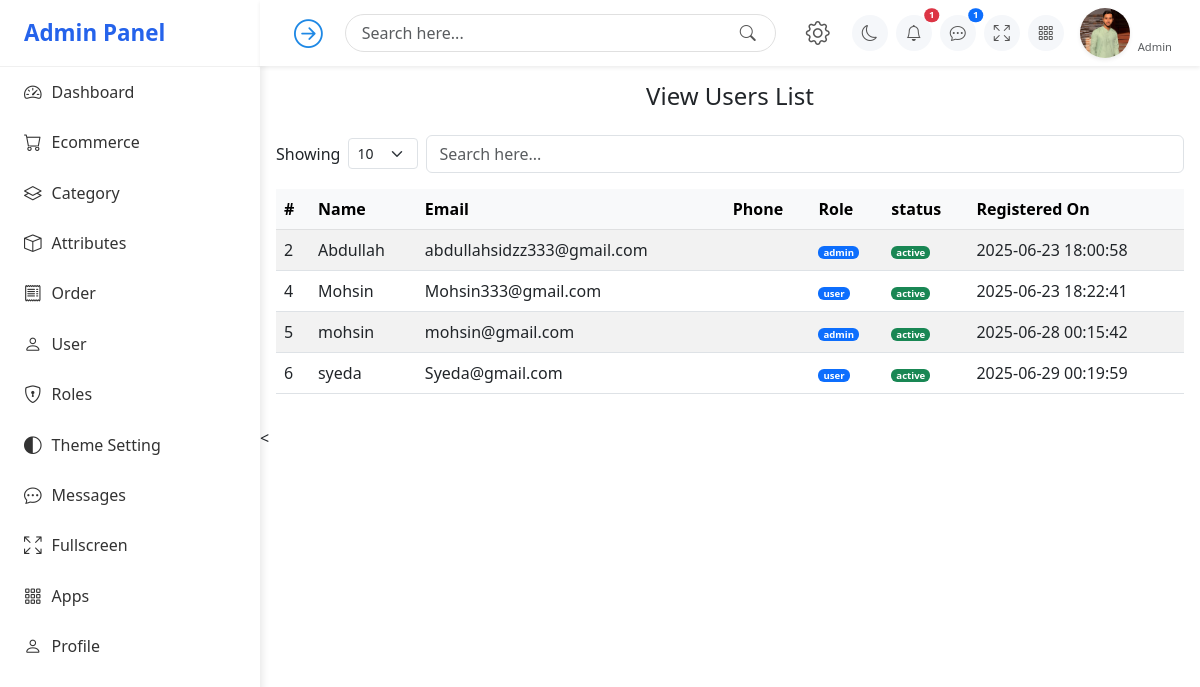
The app's page /Server/Admin-Panel/Users.php with its own data.
### tables this page shows
CREATE TABLE `users` (
  `id` int(11) NOT NULL,
  `name` varchar(100) NOT NULL,
  `email` varchar(100) NOT NULL,
  `password` varchar(255) NOT NULL,
  `phone` varchar(20) DEFAULT NULL,
  `role` enum('user','admin') DEFAULT 'user',
  `status` enum('active','inactive') DEFAULT 'active',
  `created_at` datetime DEFAULT current_timestamp(),
  `updated_at` datetime DEFAULT current_timestamp() ON UPDATE current_timestamp()
);

### Server/Admin-Panel/Users.php (the view, shortened to what this page needs)
<?php
include("./Sidebar.php");
?>
<div class="container  p-3">
  <h4 class="mb-4 text-center ">View Users List</h4>
  <div class="d-flex justify-content-between align-items-center mb-3 flex-wrap gap-2 table-control-wrapper">
    <div class="d-flex align-items-center gap-2 flex-wrap">
      <label for="showEntries">Showing</label>
      <select id="showEntries" class="form-select form-select-sm" style="width: 70px;">
        <option selected>10</option>
      </select>
    </div>
    <input type="text" class="form-control w-50 flex-grow-1 " placeholder="Search here..." />
  </div>
  <div class="table-responsive">
    <table class="table table-hover   table-striped align-middle">
      <thead class="table-light">
        <tr>
          <th>#</th>
          <th>Name</th>
          <th>Email</th>
          <th>Phone</th>
          <th>Role</th>
          <th>status</th>
          <th>Registered On</th>
        </tr>
      </thead>
      <tbody>
        <?php
        $sql = "SELECT * FROM users ORDER BY id";
        $result = $conn->query($sql);
        while ($row = $result->fetch_assoc()) {
        ?>
          <tr>
            <td><?= $row['id'] ?></td>
            <td><?= $row['name'] ?></td>
            <td><?= $row['email'] ?></td>
            <td><?= $row['phone'] ?></td>
            <td><span class="badge bg-primary"><?= $row['role'] ?></span></td>
            <td><span class="badge bg-success"><?= $row['status'] ?></span></td>
            <td><?= $row['created_at'] ?></td>
          </tr>
        <?php
        }
        ?>
      </tbody>
    </table>
  </div>
</div>
<

### Server/Admin-Panel/Assets/CSS/admin.css (style rules this page uses)
.badge { font-size: 0.6rem; padding: 2px 5px; }

### Server/Admin-Panel/Sidebar.php (style rules this page uses)
.badge { font-size: 0.6rem; padding: 2px 5px; }

### records on screen
users: id "2", name "Abdullah", email "abdullahsidzz333@gmail.com", role "admin", status "active", created_at "2025-06-23 18:00:58"
users: id "4", name "Mohsin", email "Mohsin333@gmail.com", role "user", status "active", created_at "2025-06-23 18:22:41"
users: id "5", name "mohsin", email "mohsin@gmail.com", role "admin", status "active", created_at "2025-06-28 00:15:42"
users: id "6", name "syeda", email "Syeda@gmail.com", role "user", status "active", created_at "2025-06-29 00:19:59"
